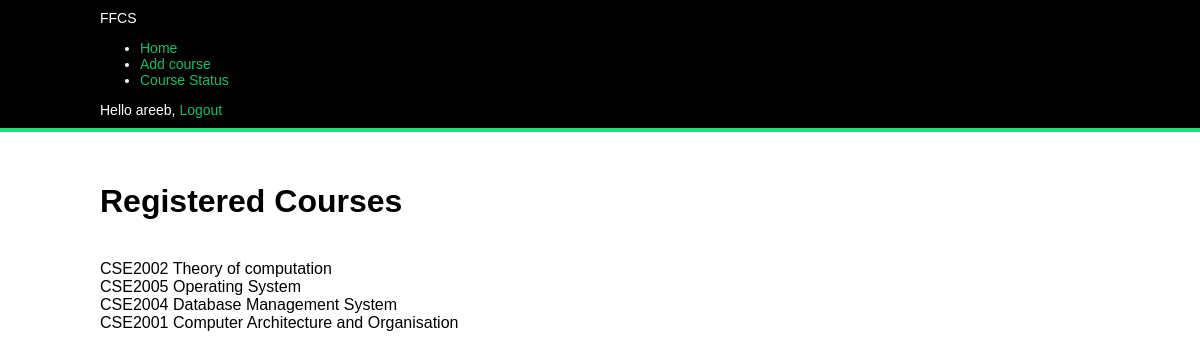
The app's page /account/ (signed in) with its own data.
### account/models.py (models this page shows, shortened)
@python_2_unicode_compatible
class Course(models.Model):
	owner = models.CharField(max_length= 20)
	title = models.CharField(max_length = 50)
	code = models.CharField(max_length = 7)

### account/views.py (the view)
@login_required
def dashboard(request):
	queryset = Course.objects.filter(owner=request.user.username)
	context = {
		'course_list' : queryset,
	}
	return render(request,'account/dashboard.html',context)

### account/templates/account/dashboard.html (shortened to what this page needs)
{% extends "base.html" %}
{% block content %}
	<h1>Registered Courses</h1>
	{% for course in course_list %}
		<br> {{ course.code}} {{ course.title }}
	{% endfor %}
{% endblock %}

### account/templates/base.html (shortened to what this page needs)
{% load staticfiles %}
<!DOCTYPE html>
<html>
<head>
	<link href="{% static "css/base.css" %}" rel="stylesheet">
</head>
<body>
	<div id="header">
		FFCS
		{% if request.user.is_authenticated %}
			<ul>
				<li>
					<a href="{% url "dashboard" %}">Home</a>
				</li>
				<li>
					<a href="{% url "add" %}" >Add course</a>
				</li>
				<li>
					<a href="{% url "status" %}">Course Status</a>
				</li>
			</ul>
		{% endif %}
		{% if request.user.is_authenticated %}
			Hello {{ request.user.username }},
			<a href="{% url "logout" %}">Logout</a>
		{% else %}
			<a href="{% url "login" %}">Log-in</a>
		{% endif %}
	</div>
	<div id="content">
		{% block content %}
		{% endblock %}
	</div>
</body>
</html>

### account/static/css/base.css (style rules this page uses)
body { margin:0; padding:0; font-family:helvetica, sans-serif; }
a { color:#12c064; text-decoration:none; }
#header { padding:10px 100px; font-size:14px; background:#000000; color:#fff; border-bottom:4px solid #1cdf78; overflow:auto; }
#content { padding:30px 100px; }

### records on screen
Course: code "CSE2002", title "Theory of computation"
Course: code "CSE2005", title "Operating System"
Course: code "CSE2004", title "Database Management System"
Course: code "CSE2001", title "Computer Architecture and Organisation"

### other values on screen
{{ request.user.username }} "areeb"
